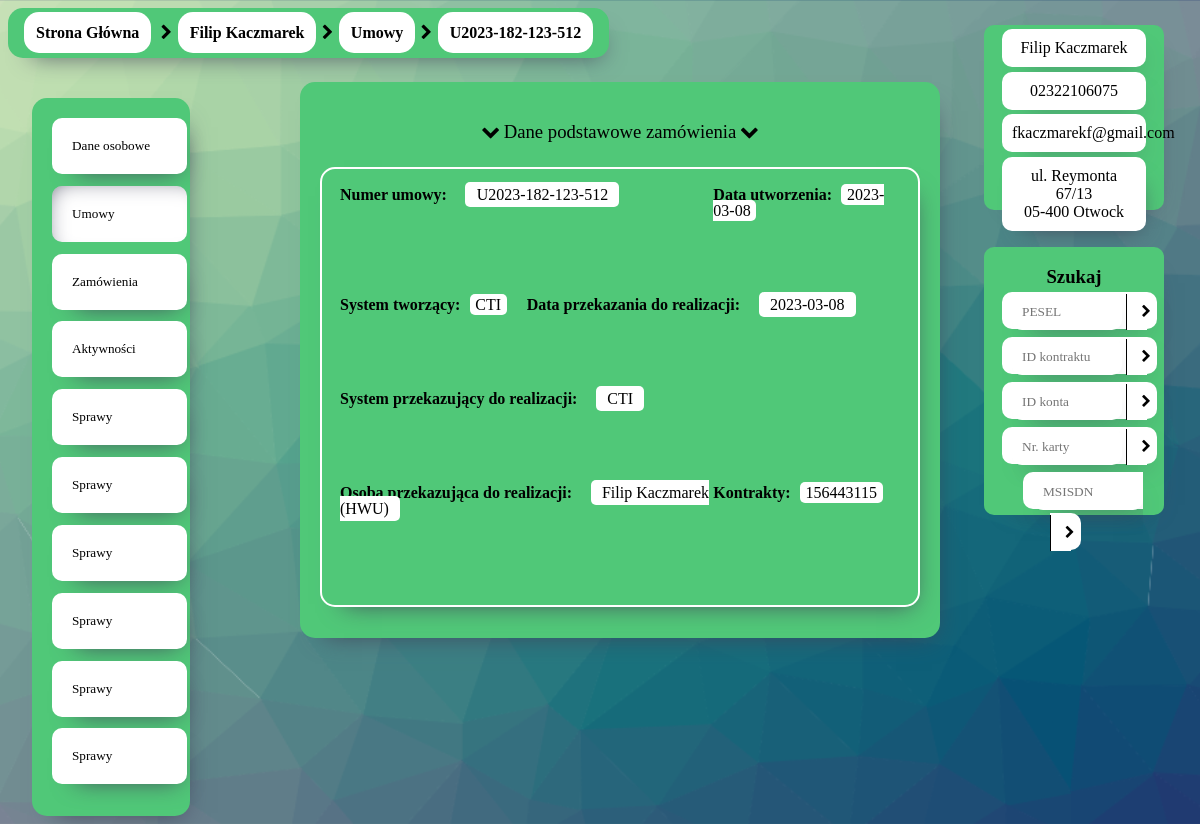
The app's page /umowa.php?pesel=02322106075&numer_umowy=U2023-182-123-512 with its own data.
### tables this page shows
CREATE TABLE `personal` (
  `pesel` varchar(11) NOT NULL,
  `name` text NOT NULL,
  `surname` text NOT NULL,
  `email` varchar(255) NOT NULL,
  `id_klienta` varchar(255) NOT NULL
);

CREATE TABLE `address` (
  `address_id` int(11) NOT NULL,
  `pesel` varchar(11) NOT NULL,
  `ulica` varchar(255) NOT NULL,
  `numer_domu` varchar(255) NOT NULL,
  `numer_mieszkania` varchar(255) DEFAULT NULL,
  `kod_pocztowy` varchar(10) NOT NULL,
  `miasto` varchar(255) DEFAULT NULL
);

CREATE TABLE `umowy` (
  `pesel` varchar(11) NOT NULL,
  `numer_umowy` varchar(255) NOT NULL,
  `kontrakty` varchar(255) NOT NULL,
  `data_utworzenia` date NOT NULL,
  `system_tworzacy` varchar(255) NOT NULL,
  `data_przekazania_do_realizacji` date NOT NULL,
  `system_przekazujacy_do_realizacji` varchar(255) NOT NULL,
  `osoba_przekazujaca_do_realizacji` varchar(255) NOT NULL,
  `poziom_negocjacji` varchar(255) NOT NULL,
  `pakiet_podstawowy` varchar(255) NOT NULL,
  `pakiety_dodatkowe` varchar(255) NOT NULL,
  `id_konta` varchar(255) NOT NULL,
  `id_kontraktu` varchar(255) NOT NULL
);

### umowa.php (the view, shortened to what this page needs)
<!DOCTYPE html>
<html lang="en">
<head>
    <link rel="stylesheet" href="css/index.css">
    <link rel="stylesheet" href="fontello/css/fontello.css">
</head>
<body>
    <div id="container">
        <header>
            <a href="index.php">Strona Główna</a>
        <?php
                        if($_GET['pesel'] != "")
                        {
                            $conn = mysqli_connect("localhost", "root", "", "crm");
                            $from_form = $_GET['pesel'];
                            $sql = "SELECT * FROM `personal` WHERE `pesel` = $from_form";
                            $query = mysqli_query($conn, $sql);
                            foreach($query as $row)
                            {
                                echo '<span class="icon-right-open">';
                                $pesel = $_GET['pesel'];
                                echo "<a href='personal.php?pesel=$pesel'>";
                                echo $row['name'].' '.$row['surname'];
                                echo '</a>';
                                echo '<span class="icon-right-open">';
                                echo "<a href='umowy.php?pesel=$pesel'>";
                                echo 'Umowy';
                                echo '</a>';
                                echo '<span class="icon-right-open">';
                                $numer_umowy = $_GET['numer_umowy'];
                                echo "<a href='umowa.php?pesel=$pesel&numer_umowy=$numer_umowy'>";
                                echo $numer_umowy;
                                echo '</a>';
                            }
                        }
                ?>
        </header>
        <nav>
            <?php
                $pesel = $_GET['pesel'];
                echo "<a href='personal.php?pesel=$pesel'>";
            ?>
            <div class="nav_box">Dane osobowe</div>
            </a>
            <?php
                $pesel = $_GET['pesel'];
                echo "<a href='umowy.php?pesel=$pesel'>";
            ?>
            <div class="nav_box_checked" class="nav_box">Umowy</div>
            </a>
            <?php
                $pesel = $_GET['pesel'];
                echo "<a href='zamowienia.php?pesel=$pesel'>";
            ?>
            <div class="nav_box">Zamówienia</div>
            </a>
            <div class="nav_box">Aktywności</div>
            <div class="nav_box">Sprawy</div>
            <div class="nav_box">Sprawy</div>
            <div class="nav_box">Sprawy</div>
            <div class="nav_box">Sprawy</div>
            <div class="nav_box">Sprawy</div>
            <div class="nav_box">Sprawy</div>
        </nav>
        <div id="personal">
            <?php
                if($_GET['pesel'] != "")
                {
                    $conn = mysqli_connect("localhost", "root", "", "crm");
                    $from_form = $_GET['pesel'];
                    $sql = "SELECT * FROM `personal`, `address` WHERE personal.pesel = $from_form";
                    $query = mysqli_query($conn, $sql);
                    foreach($query as $row)
                    {
                        echo '<div id="name_surname" class="personal_parts">'.$row['name'].' '.$row['surname'].'</div>';
                        echo '<div id="pesel" class="personal_parts">'.$row['pesel'].'</div>';
                        echo '<div id="email" class="personal_parts">'.$row['email'].'</div>';
                        echo '<div id="address" class="personal_parts">'.'ul. '.$row['ulica'].' '.$row['numer_domu'].'/'.$row['numer_mieszkania'].'<br>'.$row['kod_pocztowy'].' '.$row['miasto'].'</div>';
                        break;
                    }
                }
            ?>
        </div>
        <div id="search">
            <h3 style="margin-bottom: 1%">Szukaj</h3>
            <form action="personal.php" method="get">
                <div class="search_block">
                    <input type="text" placeholder="PESEL" maxlength="11" name="pesel">
                    <button type="submit" class="search_search_button" name="search"><span class="icon-right-open"></span></button>
                </div>
                <div class="search_block">
                    <input type="text" placeholder="ID kontraktu" maxlength="11">
                    <button type="submit" class="search_search_button"><span class="icon-right-open"></span></button>
                </div>
                <div class="search_block">
                    <input type="text" placeholder="ID konta" maxlength="11">
                    <button type="submit" class="search_search_button"><span class="icon-right-open"></span></button>
                </div>
                <div class="search_block">
                    <input type="text" placeholder="Nr. karty" maxlength="11">
                    <button type="submit" class="search_search_button"><span class="icon-right-open"></span></button>
                    </div>
                <div class="search_block">
                    <input type="text" placeholder="MSISDN" maxlength="11">
                    <button type="submit" class="search_search_button"><span class="icon-right-open"></span></button>
                </div>
            </form>
        </div>
        <main>
            <div id="main_personal">
                <?php
                if($_GET['pesel'] != "")
                {
                    $conn = mysqli_connect("localhost", "root", "", "crm");
                    $from_form = $_GET['pesel'];
                    $numer_umowy = $_GET['numer_umowy'];
                    $sql = "SELECT * FROM `personal`, `address`, `umowy` WHERE umowy.pesel = $from_form AND personal.pesel = $from_form AND address.pesel = $from_form AND `umowy`.`numer_umowy` = '$numer_umowy'";
                    $query = mysqli_query($conn, $sql);
                    foreach($query as $row)
                    {
                        echo '<h3 class="half_main_personal_grid_description" style="grid-column: span 2;"><span class="icon-down-open">Dane podstawowe zamówienia<span class="icon-down-open"></h3>';
                        echo '<div class="zamowienie" class="half_main_personal_grid" style="grid-column: span 2;">';
                        echo '<div class="main_personal_grid" style="grid-column: span 2;">Numer umowy:<a class="main_personal_grid_record">'.$row['numer_umowy'].'</a></div>';
                        echo '<div class="main_personal_grid">Data utworzenia:<a class="main_personal_grid_record">'.$row['data_utworzenia'].'</a></div>';
                        echo '<div class="main_personal_grid">System tworzący:<a class="main_personal_grid_record">'.$row['system_tworzacy'].'</a></div>';
                        echo '<div class="main_personal_grid" style="grid-column: span 2;">Data przekazania do realizacji:<a class="main_personal_grid_record">'.$row['data_przekazania_do_realizacji'].'</a></div>';
                        echo '<div class="main_personal_grid" style="grid-column: span 2;">System przekazujący do realizacji:<a class="main_personal_grid_record">'.$row['system_przekazujacy_do_realizacji'].'</a></div>';
                        echo '<div class="main_personal_grid" style="grid-column: span 2;">Osoba przekazująca do realizacji:<a class="main_personal_grid_record">'.$row['osoba_przekazujaca_do_realizacji'].'</a></div>';
                        echo '<div class="main_personal_grid">Kontrakty:<a class="main_personal_grid_record">'.$row['kontrakty'].'</a></div>';
                        echo '</div>';
                    }
                }
                else
                {
                    echo '<script language="JavaScript" type="text/javascript">location.href="index.php";</script>';
                }
                ?>
            </div>
        </main>
    </div>
</body>
</html>

### css/index.css (style rules this page uses)
* { font-family: Cambria, Cochin, Georgia, Times, 'Times New Roman', serif; }
body { background-image: url(../cool-background.png); background-size: cover; background-position: center center; background-repeat: repeat-y; overflow: hidden; }
#container { width: 100%; height: 100%; }
header { background-color: #50C878; box-shadow: 8px 13px 24px -16px rgba(66, 68, 90, 1); width: fit-content; padding: 2vh; font-weight: bold; border-radius: 15px; }
header a { background-color: white; padding: 1.5vh; border-radius: 15px; text-decoration: none; color: black; transition: 0.2s; user-select: none; }
nav { background-color: #50C878; height: fit-content; width: 10%; -webkit-box-shadow: 8px 13px 24px -16px rgba(66, 68, 90, 1); -moz-box-shadow: 8px 13px 24px -16px rgba(66, 68, 90, 1); box-shadow: 8px 13px 24px -16px rgba(66, 68, 90, 1); padding: 20px; border-radius: 15px; margin-left: 2vw; margin-top: 5vh; position: relative; font-size: 1.1vw; cursor: pointer; }
nav a { text-decoration: none; color: black; }
.nav_box, .nav_box_index { -webkit-box-shadow: 8px 13px 24px -16px rgba(66, 68, 90, 1); -moz-box-shadow: 8px 13px 24px -16px rgba(66, 68, 90, 1); box-shadow: 8px 13px 24px -16px rgba(66, 68, 90, 1); width: 80%; height: 2vh; line-height: 2vh; background-color: white; padding: 20px; margin-bottom: 10%; border-radius: 10px; transition: 0.2s; user-select: none; }
.nav_box_checked { box-shadow: inset 8px 8px 24px -17px rgba(66, 68, 90, 1); width: 80%; height: 2vh; line-height: 2vh; background-color: white; padding: 20px; margin-bottom: 10%; border-radius: 10px; transition: 0.2s; user-select: none; }
#personal { float: right; position: absolute; right: 3%; top: 3%; width: 15%; height: 22.5%; background-color: #50C878; box-shadow: 8px 13px 24px -23px rgba(66, 68, 90, 1); border-radius: 10px; }
.personal_parts { background-color: white; margin: 2.5% 10% 2.5% 10%; padding: 10px; border-radius: 10px; box-shadow: 8px 13px 24px -16px rgba(66, 68, 90, 1); min-height: 2vh; text-align: center; animation: 0.2s ease-in-out 0s 1 boom_animation; }
#search { float: right; position: absolute; right: 3%; top: 30%; width: 15%; height: 32.5%; background-color: #50C878; box-shadow: 8px 13px 24px -23px rgba(66, 68, 90, 1); border-radius: 10px; text-align: center; }
#search .search_block { background-color: white; margin: 2.5% 10% 2.5% 10%; padding: 10px; border-radius: 10px; box-shadow: 8px 13px 24px -16px rgba(66, 68, 90, 1); border: none; display: inline; }
#search input { background-color: white; margin: 2.5% 0 2.5% 0; padding: 10px; border-radius: 10px; box-shadow: 8px 13px 24px -16px rgba(66, 68, 90, 1); border: none; width: 50%; display: inline; }
.search_search_button { background-color: white; padding: 10px; box-shadow: 8px 13px 24px -16px rgba(66, 68, 90, 1); border: none; width: 10%; display: inline; border-left: 1px solid black; }
.icon-right-open { cursor: pointer; }
main { position: absolute; background-color: #50C878; width: 50%; height: fit-content; left: 25%; top: 10%; border-radius: 15px; padding: 20px; box-shadow: 8px 13px 24px -16px rgba(66, 68, 90, 1); animation: 0.2s ease-out 0s 1 slide_up; }
#main_personal { display: grid; grid-template-columns: repeat(2, 1fr); grid-gap: 1%; user-select: none; font-weight: bold; }
.main_personal_grid_record { background-color: white; padding: 1% 3% 1% 3%; border-radius: 5px; text-align: center; margin-top: 5%; margin-left: 5%; user-select: text; font-weight: lighter; }
.half_main_personal_grid_description { text-align: center; font-weight: lighter; }
.zamowienie { display: grid; grid-template-columns: repeat(3, 1fr); grid-row-gap: 1vh; border: 2px solid white; padding: 3%; border-radius: 15px; height: 50vh; margin-bottom: 2vh; box-shadow: 8px 13px 24px -16px rgba(66, 68, 90, 1); line-height: 2vh; justify-content: center; }

### records on screen
personal: name "Filip", surname "Kaczmarek", numer_umowy "U2023-182-123-512", umowy.numer_umowy "U2023-182-123-512", umowy.data_utworzenia "2023-03-08", umowy.system_tworzacy "CTI", umowy.data_przekazania_do_realizacji "2023-03-08", umowy.system_przekazujacy_do_realizacji "CTI", umowy.osoba_przekazujaca_do_realizacji "Filip Kaczmarek (HWU)", umowy.kontrakty "156443115"
address: pesel.name "Filip", pesel.surname "Kaczmarek", pesel "02322106075", pesel.email "fkaczmarekf@gmail.com", ulica "Reymonta", numer_domu "67", numer_mieszkania "13", kod_pocztowy "05-400", miasto "Otwock"
